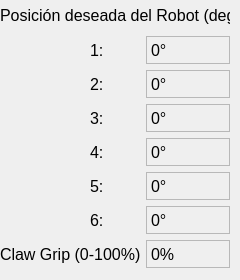
          <widget class="QWidget" name="SpinBox">
           <widget class="QWidget" name="gridLayoutWidget_24">
            <property name="geometry">
             <rect>
              <x>0</x>
              <y>0</y>
              <width>231</width>
              <height>271</height>
             </rect>
            </property>
            <layout class="QGridLayout" name="gridLayout_Qd_labels">
             <item row="3" column="2">
              <widget class="QLabel" name="label_130">
               <property name="minimumSize">
                <size>
                 <width>0</width>
                 <height>0</height>
                </size>
               </property>
               <property name="maximumSize">
                <size>
                 <width>50</width>
                 <height>2800</height>
                </size>
               </property>
               <property name="font">
                <font>
                 <pointsize>12</pointsize>
                </font>
               </property>
               <property name="text">
                <string>3:</string>
               </property>
              </widget>
             </item>
             <item row="6" column="3">
              <widget class="QLabel" name="label_posqd6">
               <property name="minimumSize">
                <size>
                 <width>0</width>
                 <height>28</height>
                </size>
               </property>
               <property name="maximumSize">
                <size>
                 <width>16777215</width>
                 <height>28</height>
                </size>
               </property>
               <property name="font">
                <font>
                 <pointsize>12</pointsize>
                </font>
               </property>
               <property name="frameShape">
                <enum>QFrame::StyledPanel</enum>
               </property>
               <property name="frameShadow">
                <enum>QFrame::Sunken</enum>
               </property>
               <property name="text">
                <string>0°</string>
               </property>
              </widget>
             </item>
             <item row="5" column="2">
              <widget class="QLabel" name="label_131">
               <property name="minimumSize">
                <size>
                 <width>0</width>
                 <height>0</height>
                </size>
               </property>
               <property name="maximumSize">
                <size>
                 <width>50</width>
                 <height>2800</height>
                </size>
               </property>
               <property name="font">
                <font>
                 <pointsize>12</pointsize>
                </font>
               </property>
               <property name="text">
                <string>5:</string>
               </property>
              </widget>
             </item>
             <item row="4" column="2">
              <widget class="QLabel" name="label_132">
               <property name="minimumSize">
                <size>
                 <width>0</width>
                 <height>28</height>
                </size>
               </property>
               <property name="maximumSize">
                <size>
                 <width>50</width>
                 <height>2800</height>
                </size>
               </property>
               <property name="font">
                <font>
                 <pointsize>12</pointsize>
                </font>
               </property>
               <property name="text">
                <string>4:</string>
               </property>
              </widget>
             </item>
             <item row="7" column="3">
              <widget class="QLabel" name="label_gripperValueQd">
               <property name="minimumSize">
                <size>
                 <width>0</width>
                 <height>28</height>
                </size>
               </property>
               <property name="maximumSize">
                <size>
                 <width>16777215</width>
                 <height>28</height>
                </size>
               </property>
               <property name="font">
                <font>
                 <pointsize>12</pointsize>
                </font>
               </property>
               <property name="frameShape">
                <enum>QFrame::StyledPanel</enum>
               </property>
               <property name="frameShadow">
                <enum>QFrame::Sunken</enum>
               </property>
               <property name="text">
                <string>0%</string>
               </property>
              </widget>
             </item>
             <item row="6" column="2">
              <widget class="QLabel" name="label_133">
               <property name="minimumSize">
                <size>
                 <width>0</width>
                 <height>0</height>
                </size>
               </property>
               <property name="maximumSize">
                <size>
                 <width>21300</width>
                 <height>2800</height>
                </size>
               </property>
               <property name="font">
                <font>
                 <pointsize>12</pointsize>
                </font>
               </property>
               <property name="text">
                <string>6:</string>
               </property>
              </widget>
             </item>
             <item row="1" column="3">
              <widget class="QLabel" name="label_posqd1">
               <property name="minimumSize">
                <size>
                 <width>0</width>
                 <height>0</height>
                </size>
               </property>
               <property name="maximumSize">
                <size>
                 <width>10000</width>
                 <height>28</height>
                </size>
               </property>
               <property name="font">
                <font>
                 <pointsize>12</pointsize>
                </font>
               </property>
               <property name="frameShape">
                <enum>QFrame::StyledPanel</enum>
               </property>
               <property name="frameShadow">
                <enum>QFrame::Sunken</enum>
               </property>
               <property name="text">
                <string>0°</string>
               </property>
              </widget>
             </item>
             <item row="4" column="3">
              <widget class="QLabel" name="label_posqd4">
               <property name="minimumSize">
                <size>
                 <width>0</width>
                 <height>0</height>
                </size>
               </property>
               <property name="maximumSize">
                <size>
                 <width>16777215</width>
                 <height>28</height>
                </size>
               </property>
               <property name="font">
                <font>
                 <pointsize>12</pointsize>
                </font>
               </property>
               <property name="frameShape">
                <enum>QFrame::StyledPanel</enum>
               </property>
               <property name="frameShadow">
                <enum>QFrame::Sunken</enum>
               </property>
               <property name="text">
                <string>0°</string>
               </property>
              </widget>
             </item>
             <item row="5" column="3">
              <widget class="QLabel" name="label_posqd5">
               <property name="minimumSize">
                <size>
                 <width>0</width>
                 <height>0</height>
                </size>
               </property>
               <property name="maximumSize">
                <size>
                 <width>16777215</width>
                 <height>28</height>
                </size>
               </property>
               <property name="font">
                <font>
                 <pointsize>12</pointsize>
                </font>
               </property>
               <property name="frameShape">
                <enum>QFrame::StyledPanel</enum>
               </property>
               <property name="frameShadow">
                <enum>QFrame::Sunken</enum>
               </property>
               <property name="text">
                <string>0°</string>
               </property>
              </widget>
             </item>
             <item row="1" column="2">
              <widget class="QLabel" name="label_134">
               <property name="minimumSize">
                <size>
                 <width>0</width>
                 <height>0</height>
                </size>
               </property>
               <property name="maximumSize">
                <size>
                 <width>50</width>
                 <height>28</height>
                </size>
               </property>
               <property name="font">
                <font>
                 <pointsize>12</pointsize>
                </font>
               </property>
               <property name="text">
                <string>1:</string>
               </property>
              </widget>
             </item>
             <item row="2" column="2">
              <widget class="QLabel" name="label_135">
               <property name="minimumSize">
                <size>
                 <width>0</width>
                 <height>0</height>
                </size>
               </property>
               <property name="maximumSize">
                <size>
                 <width>50</width>
                 <height>2800</height>
                </size>
               </property>
               <property name="font">
                <font>
                 <pointsize>12</pointsize>
                </font>
               </property>
               <property name="text">
                <string>2:</string>
               </property>
              </widget>
             </item>
             <item row="3" column="3">
              <widget class="QLabel" name="label_posqd3">
               <property name="minimumSize">
                <size>
                 <width>0</width>
                 <height>0</height>
                </size>
               </property>
               <property name="maximumSize">
                <size>
                 <width>16777215</width>
                 <height>28</height>
                </size>
               </property>
               <property name="font">
                <font>
                 <pointsize>12</pointsize>
                </font>
               </property>
               <property name="frameShape">
                <enum>QFrame::StyledPanel</enum>
               </property>
               <property name="frameShadow">
                <enum>QFrame::Sunken</enum>
               </property>
               <property name="text">
                <string>0°</string>
               </property>
              </widget>
             </item>
             <item row="2" column="3">
              <widget class="QLabel" name="label_posqd2">
               <property name="minimumSize">
                <size>
                 <width>0</width>
                 <height>0</height>
                </size>
               </property>
               <property name="maximumSize">
                <size>
                 <width>16777215</width>
                 <height>28</height>
                </size>
               </property>
               <property name="font">
                <font>
                 <pointsize>12</pointsize>
                </font>
               </property>
               <property name="frameShape">
                <enum>QFrame::StyledPanel</enum>
               </property>
               <property name="frameShadow">
                <enum>QFrame::Sunken</enum>
               </property>
               <property name="text">
                <string>0°</string>
               </property>
              </widget>
             </item>
             <item row="7" column="1" colspan="2">
              <widget class="QLabel" name="label_136">
               <property name="minimumSize">
                <size>
                 <width>0</width>
                 <height>28</height>
                </size>
               </property>
               <property name="maximumSize">
                <size>
                 <width>16777215</width>
                 <height>28</height>
                </size>
               </property>
               <property name="font">
                <font>
                 <pointsize>12</pointsize>
                </font>
               </property>
               <property name="text">
                <string>Claw Grip (0-100%):</string>
               </property>
              </widget>
             </item>
             <item row="0" column="1" colspan="3">
              <widget class="QLabel" name="label_137">
               <property name="minimumSize">
                <size>
                 <width>0</width>
                 <height>30</height>
                </size>
               </property>
               <property name="maximumSize">
                <size>
                 <width>16777215</width>
                 <height>29</height>
                </size>
               </property>
               <property name="font">
                <font>
                 <pointsize>12</pointsize>
                </font>
               </property>
               <property name="text">
                <string>Posición deseada del Robot (deg)</string>
               </property>
              </widget>
             </item>
            </layout>
           </widget>
          </widget>
